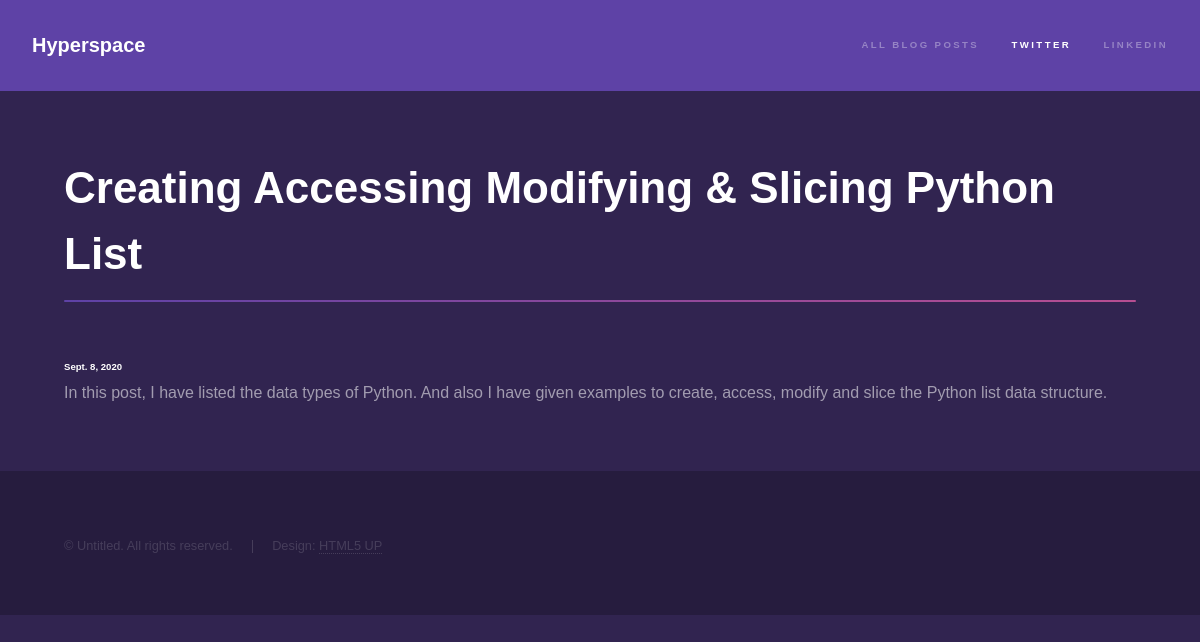
The app's page /blog/2/ with its own data.
### blog/models.py (models this page shows, shortened)
class Blog(models.Model):
    title = models.CharField(max_length=200)
    description = models.TextField()
    date = models.DateField()

### blog/views.py (the view)
# urls.py: path('<int:blog_id>/', views.detail, name='detail'),
def detail(request, blog_id):
    blog = get_object_or_404(Blog, pk=blog_id)
    return render(request, 'blog/details_page.html', {'blog': blog})

### blog/templates/blog/details_page.html (shortened to what this page needs)
<!DOCTYPE HTML>
<html>
	<head>
		{% load static %}
		<link rel="stylesheet" href="{% static 'blog/assets/css/main.css' %}" />
	</head>
	<body class="is-preload">
			<header id="header">
				<a href="index.html" class="title">Hyperspace</a>
				<nav>
					<ul>
						<li><a href="{% url 'blog:all_blogs' %}" target="_self">All Blog Posts</a></li>
						<li><a href="generic.html" class="active">Twitter</a></li>
						<li><a href="elements.html">LinkedIn</a></li>
					</ul>
				</nav>
			</header>
			<div id="wrapper">
					<section id="main" class="wrapper">
						<div class="inner">
							<h1 class="major">{{ blog.title }}</h1>
							<h6 class="major">{{ blog.date }}</h6>
							<p>{{ blog.description }}</p>
						</div>
					</section>
			</div>
			<footer id="footer" class="wrapper alt">
				<div class="inner">
					<ul class="menu">
						<li>&copy; Untitled. All rights reserved.</li><li>Design: <a href="http://html5up.net">HTML5 UP</a></li>
					</ul>
				</div>
			</footer>
	</body>
</html>

### blog/static/blog/assets/css/main.css (style rules this page uses)
html, body, div, span, applet, object, iframe, h1, h2, h3, h4, h5, h6, p, blockquote, pre, a, abbr, acronym, address, big, cite, code, del, dfn, em, img, ins, kbd, q, s, samp, small, strike, strong, sub, sup, tt, var, b, u, i, center, dl, dt, dd, ol, ul, li, fieldset, form, label, legend, table, caption, tbody, tfoot, thead, tr, th, td, article, aside, canvas, details, embed, figure, figcaption, footer, header, hgroup, menu, nav, output, ruby, section, summary, time, mark, audio, video { margin: 0; padding: 0; border: 0; font-size: 100%; font: inherit; vertical-align: baseline; }
article, aside, details, figcaption, figure, footer, header, hgroup, menu, nav, section { display: block; }
body { line-height: 1; }
ol, ul { list-style: none; }
body { -webkit-text-size-adjust: none; }
body { -ms-overflow-style: scrollbar; }
html { box-sizing: border-box; }
*, *:before, *:after { box-sizing: inherit; }
body { background: #312450; }
body, input, select, textarea { color: rgba(255, 255, 255, 0.55); font-family: Arial, Helvetica, sans-serif; font-size: 16.5pt; font-weight: normal; line-height: 1.75; }
@media screen and (max-width: 1680px) { body, input, select, textarea { font-size: 13pt; } }
@media screen and (max-width: 1280px) { body, input, select, textarea { font-size: 12pt; } }
a { -moz-transition: color 0.2s ease, border-bottom-color 0.2s ease; -webkit-transition: color 0.2s ease, border-bottom-color 0.2s ease; -ms-transition: color 0.2s ease, border-bottom-color 0.2s ease; transition: color 0.2s ease, border-bottom-color 0.2s ease; border-bottom: dotted 1px rgba(255, 255, 255, 0.35); color: inherit; text-decoration: none; }
p { margin: 0 0 2em 0; }
h1, h2, h3, h4, h5, h6 { color: #ffffff; font-weight: bold; line-height: 1.5; margin: 0 0 0.5em 0; }
h1 { font-size: 2.75em; }
h1.major { margin: 0 0 1.3em 0; position: relative; padding-bottom: 0.35em; }
h1.major:after { background-image: -moz-linear-gradient(to right, #5e42a6, #b74e91); background-image: -webkit-linear-gradient(to right, #5e42a6, #b74e91); background-image: -ms-linear-gradient(to right, #5e42a6, #b74e91); background-image: linear-gradient(to right, #5e42a6, #b74e91); -moz-transition: max-width 0.2s ease; -webkit-transition: max-width 0.2s ease; -ms-transition: max-width 0.2s ease; transition: max-width 0.2s ease; border-radius: 0.2em; bottom: 0; content: ''; height: 0.05em; position: absolute; right: 0; width: 100%; }
h6 { font-size: 0.6em; }
ul { list-style: disc; margin: 0 0 2em 0; padding-left: 1em; }
ul li { padding-left: 0.5em; }
ul.menu { list-style: none; padding: 0; }
ul.menu > li { border-left: solid 1px rgba(255, 255, 255, 0.15); display: inline-block; line-height: 1; margin-left: 1.5em; padding: 0 0 0 1.5em; }
ul.menu > li:first-child { border-left: 0; margin: 0; padding-left: 0; }
.wrapper { position: relative; }
.wrapper > .inner { padding: 5em 5em 3em 5em ; max-width: 100%; width: 75em; }
@media screen and (max-width: 1680px) { .wrapper > .inner { padding: 4em 4em 2em 4em ; } }
@media screen and (max-width: 1280px) { .wrapper > .inner { width: 100%; } }
.wrapper.alt { background-color: #261c3e; }
#header { display: -moz-flex; display: -webkit-flex; display: -ms-flex; display: flex; background-color: #5e42a6; cursor: default; padding: 1.75em 2em; }
#header > .title { border: 0; color: #ffffff; display: block; font-size: 1.25em; font-weight: bold; }
#header > nav { -moz-flex: 1; -webkit-flex: 1; -ms-flex: 1; flex: 1; text-align: right; }
#header > nav > ul { margin: 0; padding: 0; }
#header > nav > ul > li { display: inline-block; margin-left: 1.75em; padding: 0; vertical-align: middle; }
#header > nav > ul > li:first-child { margin-left: 0; }
#header > nav > ul > li a { border: 0; color: rgba(255, 255, 255, 0.35); display: inline-block; font-size: 0.6em; font-weight: bold; letter-spacing: 0.25em; text-transform: uppercase; }
#header > nav > ul > li a.active { color: #ffffff; }
#header + #wrapper > .wrapper > .inner { margin: 0 auto; }
#footer > .inner a { border-bottom-color: rgba(255, 255, 255, 0.15); }
#footer > .inner .menu { font-size: 0.8em; color: rgba(255, 255, 255, 0.15); }
#header + #wrapper + #footer > .inner { margin: 0 auto; }

### records on screen
Blog: title "Creating Accessing Modifying & Slicing Python List", date "Sept. 8, 2020", description "In this post, I have listed the data types of Python. And also I have given examples to create, access, modify and slice the Python list data structure."
